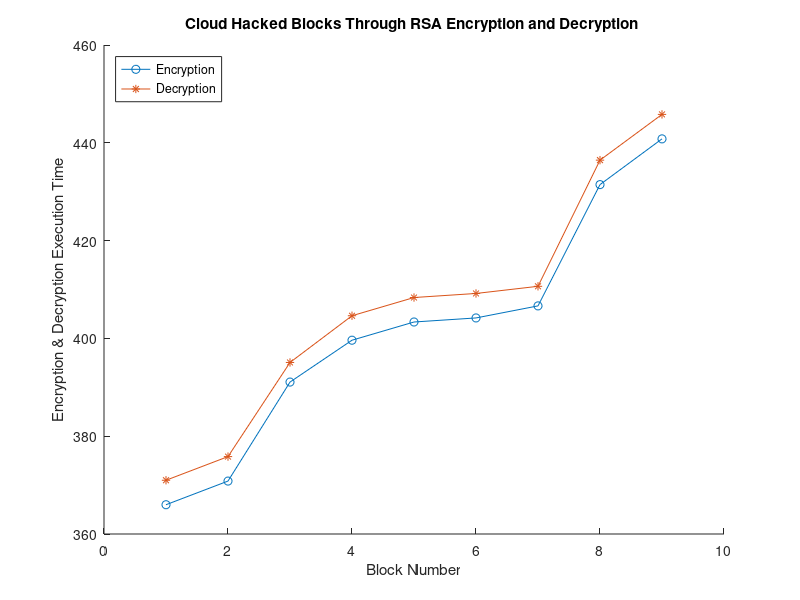

Write MATLAB code to recreate this figure.
clear all;
close all;
clc

A= dlmread("hacked_blocks.csv");
x= A(:,1);
y= A(:,2);

hold on
plot(x,'-o');
plot(y,'-*');
legend('Encryption','Decryption','Location','NorthWest')
xlabel('Block Number'), ylabel('Encryption & Decryption Execution Time')
title('Cloud Hacked Blocks Through RSA Encryption and Decryption ')

